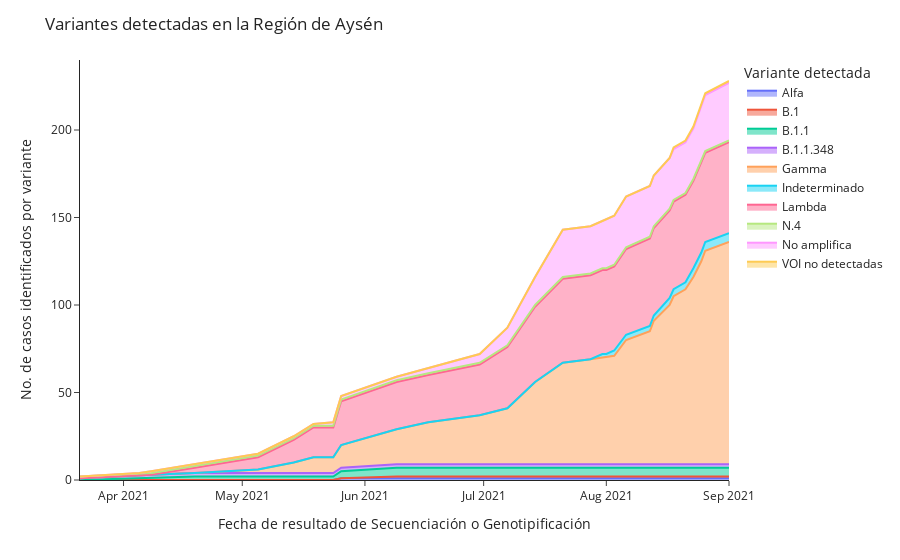

Source (notebook cell):
### Code cell
px.area(df_variantes_clean.groupby(['fecha_resultado_secuenciacion_genotipificacion', 'variante_linaje']).count()[['n_documento']].reset_index().pivot(
    index='fecha_resultado_secuenciacion_genotipificacion',
    columns='variante_linaje', 
    values=['n_documento']
).fillna(0).cumsum().clean_names().rename(
    columns={
        'alfa':'Alfa',
        'b_1':'B.1',
        'b_1_1':'B.1.1',
        'b_1_1_348':'B.1.1.348',
        'gamma':'Gamma',
        'indeterminado':'Indeterminado',
        'lambda':'Lambda',
        'n_4':'N.4',
        'no_amplifica':'No amplifica',
        'no_se_detectan_mutaciones_para_variantes_de_interes_por_parte_de_este_kit':'VOI no detectadas'
            })['n_documento'],
        labels={'variante_linaje':'Variante detectada'},
       ).update_layout(
    title= 'Variantes detectadas en la Región de Aysén',
    yaxis_title='No. de casos identificados por variante',
    xaxis_title='Fecha de resultado de Secuenciación o Genotipificación',
    template='simple_white',
    
    
)

### Figure 1 — Plotly figure (JSON) as saved in the notebook; plotly's stock layout.template omitted (floating-point values rounded to 4 significant figures)
{"data": [{"hovertemplate": "Variante detectada=Alfa<br>fecha_resultado_secuenciacion_genotipificacion=%{x}<br>value=%{y}<extra></extra>", "legendgroup": "Alfa", "line": {"color": "#636efa"}, "mode": "lines", "name": "Alfa", "orientation": "v", "showlegend": true, "stackgroup": "1", "type": "scatter", "x": ["2021-03-21T00:00:00", "2021-04-05T00:00:00", "2021-04-08T00:00:00", "2021-04-19T00:00:00", "2021-05-05T00:00:00", "2021-05-14T00:00:00", "2021-05-19T00:00:00", "2021-05-24T00:00:00", "2021-05-26T00:00:00", "2021-06-09T00:00:00", "2021-06-17T00:00:00", "2021-06-30T00:00:00", "2021-07-07T00:00:00", "2021-07-14T00:00:00", "2021-07-21T00:00:00", "2021-07-28T00:00:00", "2021-07-31T00:00:00", "2021-08-01T00:00:00", "2021-08-03T00:00:00", "2021-08-06T00:00:00", "2021-08-12T00:00:00", "2021-08-13T00:00:00", "2021-08-17T00:00:00", "2021-08-18T00:00:00", "2021-08-21T00:00:00", "2021-08-23T00:00:00", "2021-08-25T00:00:00", "2021-08-26T00:00:00", "2021-09-01T00:00:00"], "xaxis": "x", "y": [0, 0, 0, 0, 0, 0, 0, 0, 1, 1, 1, 1, 1, 1, 1, 1, 1, 1, 1, 1, 1, 1, 1, 1, 1, 1, 1, 1, 1], "yaxis": "y"}, {"hovertemplate": "Variante detectada=B.1<br>fecha_resultado_secuenciacion_genotipificacion=%{x}<br>value=%{y}<extra></extra>", "legendgroup": "B.1", "line": {"color": "#EF553B"}, "mode": "lines", "name": "B.1", "orientation": "v", "showlegend": true, "stackgroup": "1", "type": "scatter", "x": ["2021-03-21T00:00:00", "2021-04-05T00:00:00", "2021-04-08T00:00:00", "2021-04-19T00:00:00", "2021-05-05T00:00:00", "2021-05-14T00:00:00", "2021-05-19T00:00:00", "2021-05-24T00:00:00", "2021-05-26T00:00:00", "2021-06-09T00:00:00", "2021-06-17T00:00:00", "2021-06-30T00:00:00", "2021-07-07T00:00:00", "2021-07-14T00:00:00", "2021-07-21T00:00:00", "2021-07-28T00:00:00", "2021-07-31T00:00:00", "2021-08-01T00:00:00", "2021-08-03T00:00:00", "2021-08-06T00:00:00", "2021-08-12T00:00:00", "2021-08-13T00:00:00", "2021-08-17T00:00:00", "2021-08-18T00:00:00", "2021-08-21T00:00:00", "2021-08-23T00:00:00", "2021-08-25T00:00:00", "2021-08-26T00:00:00", "2021-09-01T00:00:00"], "xaxis": "x", "y": [0, 0, 0, 0, 0, 0, 0, 0, 0, 1, 1, 1, 1, 1, 1, 1, 1, 1, 1, 1, 1, 1, 1, 1, 1, 1, 1, 1, 1], "yaxis": "y"}, {"hovertemplate": "Variante detectada=B.1.1<br>fecha_resultado_secuenciacion_genotipificacion=%{x}<br>value=%{y}<extra></extra>", "legendgroup": "B.1.1", "line": {"color": "#00cc96"}, "mode": "lines", "name": "B.1.1", "orientation": "v", "showlegend": true, "stackgroup": "1", "type": "scatter", "x": ["2021-03-21T00:00:00", "2021-04-05T00:00:00", "2021-04-08T00:00:00", "2021-04-19T00:00:00", "2021-05-05T00:00:00", "2021-05-14T00:00:00", "2021-05-19T00:00:00", "2021-05-24T00:00:00", "2021-05-26T00:00:00", "2021-06-09T00:00:00", "2021-06-17T00:00:00", "2021-06-30T00:00:00", "2021-07-07T00:00:00", "2021-07-14T00:00:00", "2021-07-21T00:00:00", "2021-07-28T00:00:00", "2021-07-31T00:00:00", "2021-08-01T00:00:00", "2021-08-03T00:00:00", "2021-08-06T00:00:00", "2021-08-12T00:00:00", "2021-08-13T00:00:00", "2021-08-17T00:00:00", "2021-08-18T00:00:00", "2021-08-21T00:00:00", "2021-08-23T00:00:00", "2021-08-25T00:00:00", "2021-08-26T00:00:00", "2021-09-01T00:00:00"], "xaxis": "x", "y": [0, 1, 1, 2, 2, 2, 2, 2, 4, 5, 5, 5, 5, 5, 5, 5, 5, 5, 5, 5, 5, 5, 5, 5, 5, 5, 5, 5, 5], "yaxis": "y"}, {"hovertemplate": "Variante detectada=B.1.1.348<br>fecha_resultado_secuenciacion_genotipificacion=%{x}<br>value=%{y}<extra></extra>", "legendgroup": "B.1.1.348", "line": {"color": "#ab63fa"}, "mode": "lines", "name": "B.1.1.348", "orientation": "v", "showlegend": true, "stackgroup": "1", "type": "scatter", "x": ["2021-03-21T00:00:00", "2021-04-05T00:00:00", "2021-04-08T00:00:00", "2021-04-19T00:00:00", "2021-05-05T00:00:00", "2021-05-14T00:00:00", "2021-05-19T00:00:00", "2021-05-24T00:00:00", "2021-05-26T00:00:00", "2021-06-09T00:00:00", "2021-06-17T00:00:00", "2021-06-30T00:00:00", "2021-07-07T00:00:00", "2021-07-14T00:00:00", "2021-07-21T00:00:00", "2021-07-28T00:00:00", "2021-07-31T00:00:00", "2021-08-01T00:00:00", "2021-08-03T00:00:00", "2021-08-06T00:00:00", "2021-08-12T00:00:00", "2021-08-13T00:00:00", "2021-08-17T00:00:00", "2021-08-18T00:00:00", "2021-08-21T00:00:00", "2021-08-23T00:00:00", "2021-08-25T00:00:00", "2021-08-26T00:00:00", "2021-09-01T00:00:00"], "xaxis": "x", "y": [1, 2, 2, 2, 2, 2, 2, 2, 2, 2, 2, 2, 2, 2, 2, 2, 2, 2, 2, 2, 2, 2, 2, 2, 2, 2, 2, 2, 2], "yaxis": "y"}, {"hovertemplate": "Variante detectada=Gamma<br>fecha_resultado_secuenciacion_genotipificacion=%{x}<br>value=%{y}<extra></extra>", "legendgroup": "Gamma", "line": {"color": "#FFA15A"}, "mode": "lines", "name": "Gamma", "orientation": "v", "showlegend": true, "stackgroup": "1", "type": "scatter", "x": ["2021-03-21T00:00:00", "2021-04-05T00:00:00", "2021-04-08T00:00:00", "2021-04-19T00:00:00", "2021-05-05T00:00:00", "2021-05-14T00:00:00", "2021-05-19T00:00:00", "2021-05-24T00:00:00", "2021-05-26T00:00:00", "2021-06-09T00:00:00", "2021-06-17T00:00:00", "2021-06-30T00:00:00", "2021-07-07T00:00:00", "2021-07-14T00:00:00", "2021-07-21T00:00:00", "2021-07-28T00:00:00", "2021-07-31T00:00:00", "2021-08-01T00:00:00", "2021-08-03T00:00:00", "2021-08-06T00:00:00", "2021-08-12T00:00:00", "2021-08-13T00:00:00", "2021-08-17T00:00:00", "2021-08-18T00:00:00", "2021-08-21T00:00:00", "2021-08-23T00:00:00", "2021-08-25T00:00:00", "2021-08-26T00:00:00", "2021-09-01T00:00:00"], "xaxis": "x", "y": [0, 0, 0, 0, 2, 6, 9, 9, 13, 20, 24, 28, 32, 47, 58, 60, 61, 61, 62, 71, 76, 82, 91, 96, 100, 107, 116, 122, 127], "yaxis": "y"}, {"hovertemplate": "Variante detectada=Indeterminado<br>fecha_resultado_secuenciacion_genotipificacion=%{x}<br>value=%{y}<extra></extra>", "legendgroup": "Indeterminado", "line": {"color": "#19d3f3"}, "mode": "lines", "name": "Indeterminado", "orientation": "v", "showlegend": true, "stackgroup": "1", "type": "scatter", "x": ["2021-03-21T00:00:00", "2021-04-05T00:00:00", "2021-04-08T00:00:00", "2021-04-19T00:00:00", "2021-05-05T00:00:00", "2021-05-14T00:00:00", "2021-05-19T00:00:00", "2021-05-24T00:00:00", "2021-05-26T00:00:00", "2021-06-09T00:00:00", "2021-06-17T00:00:00", "2021-06-30T00:00:00", "2021-07-07T00:00:00", "2021-07-14T00:00:00", "2021-07-21T00:00:00", "2021-07-28T00:00:00", "2021-07-31T00:00:00", "2021-08-01T00:00:00", "2021-08-03T00:00:00", "2021-08-06T00:00:00", "2021-08-12T00:00:00", "2021-08-13T00:00:00", "2021-08-17T00:00:00", "2021-08-18T00:00:00", "2021-08-21T00:00:00", "2021-08-23T00:00:00", "2021-08-25T00:00:00", "2021-08-26T00:00:00", "2021-09-01T00:00:00"], "xaxis": "x", "y": [0, 0, 0, 0, 0, 0, 0, 0, 0, 0, 0, 0, 0, 0, 0, 0, 2, 2, 3, 3, 3, 3, 4, 4, 4, 5, 5, 5, 5], "yaxis": "y"}, {"hovertemplate": "Variante detectada=Lambda<br>fecha_resultado_secuenciacion_genotipificacion=%{x}<br>value=%{y}<extra></extra>", "legendgroup": "Lambda", "line": {"color": "#FF6692"}, "mode": "lines", "name": "Lambda", "orientation": "v", "showlegend": true, "stackgroup": "1", "type": "scatter", "x": ["2021-03-21T00:00:00", "2021-04-05T00:00:00", "2021-04-08T00:00:00", "2021-04-19T00:00:00", "2021-05-05T00:00:00", "2021-05-14T00:00:00", "2021-05-19T00:00:00", "2021-05-24T00:00:00", "2021-05-26T00:00:00", "2021-06-09T00:00:00", "2021-06-17T00:00:00", "2021-06-30T00:00:00", "2021-07-07T00:00:00", "2021-07-14T00:00:00", "2021-07-21T00:00:00", "2021-07-28T00:00:00", "2021-07-31T00:00:00", "2021-08-01T00:00:00", "2021-08-03T00:00:00", "2021-08-06T00:00:00", "2021-08-12T00:00:00", "2021-08-13T00:00:00", "2021-08-17T00:00:00", "2021-08-18T00:00:00", "2021-08-21T00:00:00", "2021-08-23T00:00:00", "2021-08-25T00:00:00", "2021-08-26T00:00:00", "2021-09-01T00:00:00"], "xaxis": "x", "y": [0, 0, 0, 3, 7, 13, 17, 17, 25, 27, 27, 29, 35, 43, 48, 48, 48, 48, 48, 49, 50, 50, 50, 50, 50, 50, 51, 51, 52], "yaxis": "y"}, {"hovertemplate": "Variante detectada=N.4<br>fecha_resultado_secuenciacion_genotipificacion=%{x}<br>value=%{y}<extra></extra>", "legendgroup": "N.4", "line": {"color": "#B6E880"}, "mode": "lines", "name": "N.4", "orientation": "v", "showlegend": true, "stackgroup": "1", "type": "scatter", "x": ["2021-03-21T00:00:00", "2021-04-05T00:00:00", "2021-04-08T00:00:00", "2021-04-19T00:00:00", "2021-05-05T00:00:00", "2021-05-14T00:00:00", "2021-05-19T00:00:00", "2021-05-24T00:00:00", "2021-05-26T00:00:00", "2021-06-09T00:00:00", "2021-06-17T00:00:00", "2021-06-30T00:00:00", "2021-07-07T00:00:00", "2021-07-14T00:00:00", "2021-07-21T00:00:00", "2021-07-28T00:00:00", "2021-07-31T00:00:00", "2021-08-01T00:00:00", "2021-08-03T00:00:00", "2021-08-06T00:00:00", "2021-08-12T00:00:00", "2021-08-13T00:00:00", "2021-08-17T00:00:00", "2021-08-18T00:00:00", "2021-08-21T00:00:00", "2021-08-23T00:00:00", "2021-08-25T00:00:00", "2021-08-26T00:00:00", "2021-09-01T00:00:00"], "xaxis": "x", "y": [1, 1, 1, 1, 1, 1, 1, 1, 1, 1, 1, 1, 1, 1, 1, 1, 1, 1, 1, 1, 1, 1, 1, 1, 1, 1, 1, 1, 1], "yaxis": "y"}, {"hovertemplate": "Variante detectada=No amplifica<br>fecha_resultado_secuenciacion_genotipificacion=%{x}<br>value=%{y}<extra></extra>", "legendgroup": "No amplifica", "line": {"color": "#FF97FF"}, "mode": "lines", "name": "No amplifica", "orientation": "v", "showlegend": true, "stackgroup": "1", "type": "scatter", "x": ["2021-03-21T00:00:00", "2021-04-05T00:00:00", "2021-04-08T00:00:00", "2021-04-19T00:00:00", "2021-05-05T00:00:00", "2021-05-14T00:00:00", "2021-05-19T00:00:00", "2021-05-24T00:00:00", "2021-05-26T00:00:00", "2021-06-09T00:00:00", "2021-06-17T00:00:00", "2021-06-30T00:00:00", "2021-07-07T00:00:00", "2021-07-14T00:00:00", "2021-07-21T00:00:00", "2021-07-28T00:00:00", "2021-07-31T00:00:00", "2021-08-01T00:00:00", "2021-08-03T00:00:00", "2021-08-06T00:00:00", "2021-08-12T00:00:00", "2021-08-13T00:00:00", "2021-08-17T00:00:00", "2021-08-18T00:00:00", "2021-08-21T00:00:00", "2021-08-23T00:00:00", "2021-08-25T00:00:00", "2021-08-26T00:00:00", "2021-09-01T00:00:00"], "xaxis": "x", "y": [0, 0, 1, 1, 1, 1, 1, 2, 2, 2, 3, 5, 10, 16, 27, 27, 27, 28, 28, 29, 29, 29, 29, 29, 29, 29, 32, 32, 33], "yaxis": "y"}, {"hovertemplate": "Variante detectada=VOI no detectadas<br>fecha_resultado_secuenciacion_genotipificacion=%{x}<br>value=%{y}<extra></extra>", "legendgroup": "VOI no detectadas", "line": {"color": "#FECB52"}, "mode": "lines", "name": "VOI no detectadas", "orientation": "v", "showlegend": true, "stackgroup": "1", "type": "scatter", "x": ["2021-03-21T00:00:00", "2021-04-05T00:00:00", "2021-04-08T00:00:00", "2021-04-19T00:00:00", "2021-05-05T00:00:00", "2021-05-14T00:00:00", "2021-05-19T00:00:00", "2021-05-24T00:00:00", "2021-05-26T00:00:00", "2021-06-09T00:00:00", "2021-06-17T00:00:00", "2021-06-30T00:00:00", "2021-07-07T00:00:00", "2021-07-14T00:00:00", "2021-07-21T00:00:00", "2021-07-28T00:00:00", "2021-07-31T00:00:00", "2021-08-01T00:00:00", "2021-08-03T00:00:00", "2021-08-06T00:00:00", "2021-08-12T00:00:00", "2021-08-13T00:00:00", "2021-08-17T00:00:00", "2021-08-18T00:00:00", "2021-08-21T00:00:00", "2021-08-23T00:00:00", "2021-08-25T00:00:00", "2021-08-26T00:00:00", "2021-09-01T00:00:00"], "xaxis": "x", "y": [0, 0, 0, 0, 0, 0, 0, 0, 0, 0, 0, 0, 0, 0, 0, 0, 0, 0, 0, 0, 0, 0, 0, 1, 1, 1, 1, 1, 1], "yaxis": "y"}], "layout": {"legend": {"title": {"text": "Variante detectada"}, "tracegroupgap": 0}, "margin": {"t": 60}, "title": {"text": "Variantes detectadas en la Región de Aysén"}, "xaxis": {"anchor": "y", "domain": [0, 1], "title": {"text": "Fecha de resultado de Secuenciación o Genotipificación"}}, "yaxis": {"anchor": "x", "domain": [0, 1], "title": {"text": "No. de casos identificados por variante"}}}}
